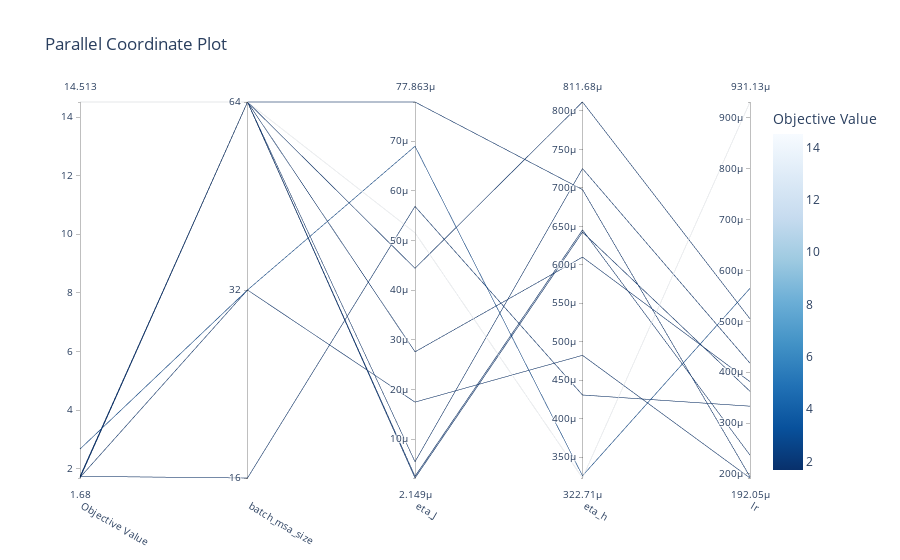

Notebook cell for this chart:
### Code cell
optuna.visualization.plot_parallel_coordinate(study)

### Figure 1 — Plotly figure (JSON) as saved in the notebook; plotly's stock layout.template omitted (floating-point values rounded to 4 significant figures)
{"data": [{"dimensions": [{"label": "Objective Value", "range": [1.68, 14.51], "values": [1.736, 2.667, 1.7, 14.51, 1.737, 1.715, 1.704, 1.703, 1.68, 1.694]}, {"label": "batch_msa_size", "range": [0, 2], "ticktext": ["16", "32", "64"], "tickvals": [0, 1, 2], "values": [0, 1, 1, 2, 2, 2, 2, 2, 2, 2]}, {"label": "eta_J", "range": [2.149e-06, 7.786e-05], "values": [5.684e-05, 6.896e-05, 1.743e-05, 5.152e-05, 7.786e-05, 4.437e-05, 2.755e-05, 5.427e-06, 2.149e-06, 2.493e-06]}, {"label": "eta_h", "range": [0.0003227, 0.0008117], "values": [0.0004306, 0.0003256, 0.0004822, 0.0003227, 0.0006977, 0.0008117, 0.0006099, 0.0007251, 0.0006425, 0.0006453]}, {"label": "lr", "range": [0.0001921, 0.0009311], "values": [0.0003332, 0.0005649, 0.0001921, 0.0009311, 0.0001945, 0.0005048, 0.0003814, 0.0004177, 0.0003625, 0.000237]}], "labelangle": 30, "labelside": "bottom", "line": {"color": [1.736, 2.667, 1.7, 14.51, 1.737, 1.715, 1.704, 1.703, 1.68, 1.694], "colorbar": {"title": {"text": "Objective Value"}}, "colorscale": [[0, "rgb(247,251,255)"], [0.125, "rgb(222,235,247)"], [0.25, "rgb(198,219,239)"], [0.375, "rgb(158,202,225)"], [0.5, "rgb(107,174,214)"], [0.625, "rgb(66,146,198)"], [0.75, "rgb(33,113,181)"], [0.875, "rgb(8,81,156)"], [1, "rgb(8,48,107)"]], "reversescale": true, "showscale": true}, "type": "parcoords"}], "layout": {"title": {"text": "Parallel Coordinate Plot"}}}
